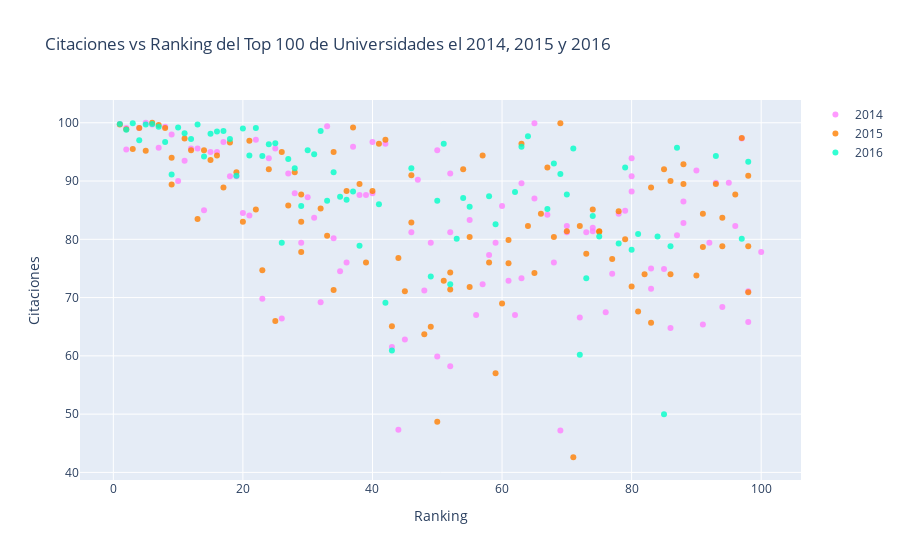

Here is the notebook cell this chart was saved with:
### Markdown cell above
Cabe destacar que si cambiamos un argumento en el modo del objeto Scatter, podemos dibujar gráficos de puntos; además para darle más detalles al gráfico podemos utilizar mas argumentos en el diccionario correspondiente al layout.

### Code cell
# Ejemplo, Scatter separado por año para las citaciones

trace1 =go.Scatter(
                    x = df2014.world_rank,
                    y = df2014.citations,
                    mode = "markers",
                    name = "2014",
                    marker = dict(color = 'rgba(255, 128, 255, 0.8)'),
                    text= df2014.university_name)

trace2 =go.Scatter(
                    x = df2015.world_rank,
                    y = df2015.citations,
                    mode = "markers",
                    name = "2015",
                    marker = dict(color = 'rgba(255, 128, 2, 0.8)'),
                    text= df2015.university_name)

trace3 =go.Scatter(
                    x = df2016.world_rank,
                    y = df2016.citations,
                    mode = "markers",
                    name = "2016",
                    marker = dict(color = 'rgba(0, 255, 200, 0.8)'),
                    text= df2016.university_name)

data = [trace1, trace2, trace3]

layout = dict(title = 'Citaciones vs Ranking del Top 100 de Universidades el 2014, 2015 y 2016',
              xaxis= dict(title= 'Ranking',ticklen= 5,zeroline= False),
              yaxis= dict(title= 'Citaciones',ticklen= 5,zeroline= False)
             )

fig = dict(data = data, layout = layout)
iplot(fig)

### Figure 1 — Plotly figure (JSON) as saved in the notebook; plotly's stock layout.template omitted (floating-point values rounded to 4 significant figures)
{"data": [{"marker": {"color": "rgba(255, 128, 255, 0.8)"}, "mode": "markers", "name": "2014", "text": ["California Institute of Technology", "Harvard University", "University of Oxford", "Stanford University", "Massachusetts Institute of Technology", "Princeton University", "University of Cambridge", "University of California, Berkeley", "University of Chicago", "Imperial College London", "Yale University", "University of California, Los Angeles", "Columbia University", "ETH Zurich – Swiss Federal Institute of Technology Zurich", "Johns Hopkins University", "University of Pennsylvania", "Duke University", "University of Michigan", "Cornell University", "University of Toronto", "University College London", "Northwestern University", "University of Tokyo", "Carnegie Mellon University", "University of Washington", "National University of Singapore", "University of Texas at Austin", "Georgia Institute of Technology", "University of Illinois at Urbana-Champaign", "University of Wisconsin-Madison", "University of British Columbia", "London School of Economics and Political Science", "University of California, Santa Barbara", "University of Melbourne", "McGill University", "Karolinska Institute", "École Polytechnique Fédérale de Lausanne", "King’s College London", "University of Edinburgh", "New York University", "University of California, San Diego", "Washington University in St Louis", "University of Hong Kong", "Seoul National University", "Peking University", "University of Minnesota", "University of North Carolina at Chapel Hill", "Australian National University", "Pennsylvania State University", "Boston University", "Tsinghua University", "Brown University", "Kyoto University", "University of California, Davis", "LMU Munich", "Korea Advanced Institute of Science and Technology (KAIST)", "Hong Kong University of Science and Technology", "University of Manchester", "Ohio State University", "Pohang University of Science and Technology", "KU Leuven", "Purdue University", "The University of Queensland", "University of Göttingen", "Rice University", "École Normale Supérieure", "Leiden University", "Heidelberg University", "Delft University of Technology", "University of Southern California", "École Polytechnique", "University of Sydney", "Erasmus University Rotterdam", "University of Basel", "Utrecht University", "Nanyang Technological University", "Wageningen University and Research Center", "University of Pittsburgh", "University of Bristol", "Durham University", "Emory University", "Tufts University", "Michigan State University", "University of Amsterdam", "Ghent University", "Free University of Berlin", "Technical University of Munich", "Case Western Reserve University", "Vanderbilt University", "University of Notre Dame", "Monash University", "McMaster University", "University of California, Irvine", "Humboldt University of Berlin", "University of Rochester", "Pierre and Marie Curie University", "University of Colorado Boulder", "Maastricht University", "University of Groningen", "University of Helsinki"], "type": "scatter", "x": ["1", "2", "2", "4", "5", "6", "7", "8", "9", "10", "11", "12", "13", "14", "15", "16", "17", "18", "19", "20", "21", "22", "23", "24", "25", "26", "27", "28", "29", "30", "31", "32", "33", "34", "35", "36", "37", "38", "39", "40", "40", "42", "43", "44", "45", "46", "47", "48", "49", "50", "50", "52", "52", "52", "55", "56", "57", "58", "59", "60", "61", "62", "63", "63", "65", "65", "67", "68", "69", "70", "70", "72", "73", "74", "74", "76", "77", "78", "79", "80", "80", "80", "83", "83", "85", "86", "87", "88", "88", "90", "91", "92", "93", "94", "95", "96", "97", "98", "98", "100"], "y": [99.8, 99.1, 95.4, 99.1, 100, 99.7, 95.7, 99.3, 98, 90, 93.5, 95.6, 95.6, 85, 95, 95, 96.7, 90.8, 90.8, 84.5, 84.1, 97.1, 69.8, 93.9, 95.6, 66.4, 91.3, 87.9, 79.4, 87.2, 83.7, 69.2, 99.4, 80.2, 74.5, 76, 95.9, 87.6, 87.6, 87.9, 96.7, 96.4, 61.5, 47.3, 62.8, 81.2, 90.2, 71.2, 79.4, 95.3, 59.9, 91.3, 58.2, 81.2, 83.3, 67, 72.3, 77.3, 79.4, 85.7, 72.9, 67, 73.3, 89.6, 99.9, 87, 84.2, 76, 47.2, 81.2, 82.3, 66.6, 81.2, 81.4, 82, 67.5, 74.1, 84.4, 84.9, 88.2, 90.8, 93.9, 71.5, 75, 74.9, 64.8, 80.7, 82.8, 86.5, 91.8, 65.4, 79.4, 89.7, 68.4, 89.7, 82.3, 97.3, 65.8, 71.1, 77.8]}, {"marker": {"color": "rgba(255, 128, 2, 0.8)"}, "mode": "markers", "name": "2015", "text": ["California Institute of Technology", "Harvard University", "University of Oxford", "Stanford University", "University of Cambridge", "Massachusetts Institute of Technology", "Princeton University", "University of California, Berkeley", "Imperial College London", "Yale University", "University of Chicago", "University of California, Los Angeles", "ETH Zurich – Swiss Federal Institute of Technology Zurich", "Columbia University", "Johns Hopkins University", "University of Pennsylvania", "University of Michigan", "Duke University", "Cornell University", "University of Toronto", "Northwestern University", "University College London", "University of Tokyo", "Carnegie Mellon University", "National University of Singapore", "University of Washington", "Georgia Institute of Technology", "University of Texas at Austin", "LMU Munich", "University of Illinois at Urbana-Champaign", "University of Wisconsin-Madison", "University of British Columbia", "University of Melbourne", "London School of Economics and Political Science", "École Polytechnique Fédérale de Lausanne", "University of Edinburgh", "University of California, Santa Barbara", "New York University", "McGill University", "King’s College London", "University of California, San Diego", "Washington University in St Louis", "University of Hong Kong", "Karolinska Institute", "Australian National University", "University of Minnesota", "University of North Carolina at Chapel Hill", "Peking University", "Tsinghua University", "Seoul National University", "Hong Kong University of Science and Technology", "Korea Advanced Institute of Science and Technology (KAIST)", "University of Manchester", "Brown University", "KU Leuven", "University of California, Davis", "Boston University", "Pennsylvania State University", "Kyoto University", "University of Sydney", "Nanyang Technological University", "École Polytechnique", "Scuola Normale Superiore di Pisa", "Leiden University", "The University of Queensland", "Pohang University of Science and Technology", "University of Göttingen", "Ohio State University", "Rice University", "Heidelberg University", "Delft University of Technology", "Erasmus University Rotterdam", "Wageningen University and Research Center", "University of Bristol", "University of Basel", "University of Southern California", "University of Amsterdam", "École Normale Supérieure", "Utrecht University", "Humboldt University of Berlin", "Free University of Berlin", "Michigan State University", "Durham University", "Monash University", "Middle East Technical University", "University of Arizona", "University of Notre Dame", "Tufts University", "University of California, Irvine", "Ghent University", "University of Massachusetts", "University of Pittsburgh", "Emory University", "McMaster University", "University of Glasgow", "Vanderbilt University", "University of Colorado Boulder", "Stockholm University", "Technical University of Munich", "Uppsala University"], "type": "scatter", "x": ["1", "2", "3", "4", "5", "6", "7", "8", "9", "9", "11", "12", "13", "14", "15", "16", "17", "18", "19", "20", "21", "22", "23", "24", "25", "26", "27", "28", "29", "29", "29", "32", "33", "34", "34", "36", "37", "38", "39", "40", "41", "42", "43", "44", "45", "46", "46", "48", "49", "50", "51", "52", "52", "54", "55", "55", "57", "58", "59", "60", "61", "61", "63", "64", "65", "66", "67", "68", "69", "70", "71", "72", "73", "74", "75", "75", "77", "78", "79", "80", "81", "82", "83", "83", "85", "86", "86", "88", "88", "90", "91", "91", "93", "94", "94", "96", "97", "98", "98", "98"], "y": [99.7, 98.9, 95.5, 99.1, 95.2, 100, 99.6, 99.1, 89.4, 94, 97.3, 95.3, 83.5, 95.3, 93.6, 94.4, 88.9, 96.6, 91.5, 83, 96.9, 85.1, 74.7, 92, 66, 95, 85.8, 91.5, 83, 77.8, 87.7, 85.3, 80.6, 71.3, 95, 88.3, 99.2, 89.5, 76, 88.3, 96.4, 97.1, 65.1, 76.8, 71.1, 82.9, 91, 63.7, 65, 48.7, 72.9, 71.4, 74.3, 92, 71.8, 80.4, 94.4, 76, 57, 69, 75.9, 79.9, 96.4, 82.3, 74.2, 84.4, 92.3, 80.4, 99.9, 81.4, 42.6, 82.3, 77.5, 85.1, 81.4, 81.3, 76.6, 84.8, 80, 71.9, 67.6, 74, 88.9, 65.7, 92, 74, 90, 92.9, 89.5, 73.8, 78.7, 84.4, 89.5, 78.8, 83.7, 87.7, 97.4, 90.9, 78.8, 70.9]}, {"marker": {"color": "rgba(0, 255, 200, 0.8)"}, "mode": "markers", "name": "2016", "text": ["California Institute of Technology", "University of Oxford", "Stanford University", "University of Cambridge", "Massachusetts Institute of Technology", "Harvard University", "Princeton University", "Imperial College London", "ETH Zurich – Swiss Federal Institute of Technology Zurich", "University of Chicago", "Johns Hopkins University", "Yale University", "University of California, Berkeley", "University College London", "Columbia University", "University of California, Los Angeles", "University of Pennsylvania", "Cornell University", "University of Toronto", "Duke University", "University of Michigan", "Carnegie Mellon University", "London School of Economics and Political Science", "University of Edinburgh", "Northwestern University", "National University of Singapore", "King’s College London", "Karolinska Institute", "LMU Munich", "New York University", "École Polytechnique Fédérale de Lausanne", "University of Washington", "University of Melbourne", "University of British Columbia", "KU Leuven", "University of Illinois at Urbana-Champaign", "Heidelberg University", "McGill University", "University of California, San Diego", "University of California, Santa Barbara", "Georgia Institute of Technology", "Peking University", "University of Tokyo", "University of California, Davis", "University of Hong Kong", "University of Texas at Austin", "Tsinghua University", "Wageningen University and Research Center", "Humboldt University of Berlin", "University of Wisconsin-Madison", "Brown University", "Australian National University", "Technical University of Munich", "École Normale Supérieure", "Nanyang Technological University", "University of Manchester", "University of Sydney", "University of Amsterdam", "Hong Kong University of Science and Technology", "The University of Queensland", "Washington University in St Louis", "Utrecht University", "University of North Carolina at Chapel Hill", "Boston University", "Delft University of Technology", "University of Minnesota", "Leiden University", "University of Southern California", "University of Bristol", "Durham University", "Erasmus University Rotterdam", "Free University of Berlin", "Monash University", "University of Groningen", "Pennsylvania State University", "University of Glasgow", "University of Helsinki", "University of Tübingen", "University of Pittsburgh", "University of Warwick", "Uppsala University", "University of Copenhagen", "University of New South Wales", "University of Freiburg", "Seoul National University", "University of St Andrews", "Vanderbilt University", "Kyoto University", "Maastricht University", "Emory University", "Lund University", "Ohio State University", "University of Exeter", "University of Bonn", "Georgetown University", "McMaster University", "University of Sheffield", "Queen Mary University of London", "University of Göttingen", "Michigan State University"], "type": "scatter", "x": ["1", "2", "3", "4", "5", "6", "7", "8", "9", "10", "11", "12", "13", "14", "15", "16", "17", "18", "19", "20", "21", "22", "23", "24", "25", "26", "27", "28", "29", "30", "31", "32", "33", "34", "35", "36", "37", "38", "=39", "=39", "41", "42", "43", "=44", "=44", "46", "=47", "=47", "49", "50", "51", "52", "53", "54", "55", "=56", "=56", "58", "59", "=60", "=60", "62", "63", "64", "=65", "=65", "67", "68", "69", "70", "71", "72", "73", "74", "75", "=76", "=76", "78", "79", "80", "81", "=82", "=82", "84", "85", "86", "87", "=88", "=88", "=90", "=90", "=90", "93", "=94", "=94", "=94", "97", "98", "=99", "=99"], "y": [99.8, 98.8, 99.9, 97, 99.7, 99.8, 99.3, 96.7, 91.1, 99.2, 98.2, 97.2, 99.7, 94.2, 98.1, 98.5, 98.6, 97.2, 90.9, 99, 94.4, 99.1, 94.3, 96.3, 96.5, 79.4, 93.8, 92.2, 85.7, 95.3, 94.6, 98.6, 86.6, 91.5, 87.3, 86.8, 88.2, 78.9, 98.7, 99.2, 86, 69.1, 60.9, 84.3, 70.1, 92.2, 58.8, 87.8, 73.6, 86.6, 96.4, 72.3, 80.1, 87.1, 85.6, 77.3, 77.5, 87.4, 82.6, 82.4, 99.2, 88.1, 95.9, 97.7, 61.5, 88, 85.2, 93, 91.2, 87.7, 95.6, 60.2, 73.3, 84, 80.5, 92.3, 82.1, 79.3, 92.3, 78.2, 80.9, 86.2, 82.1, 80.5, 50, 78.8, 95.7, 46.6, 82.7, 96.7, 81.3, 83.2, 94.3, 85.3, 82.5, 84.9, 80.1, 93.3, 72.7, 76.8]}], "layout": {"title": {"text": "Citaciones vs Ranking del Top 100 de Universidades el 2014, 2015 y 2016"}, "xaxis": {"ticklen": 5, "title": {"text": "Ranking"}, "zeroline": false}, "yaxis": {"ticklen": 5, "title": {"text": "Citaciones"}, "zeroline": false}}}
